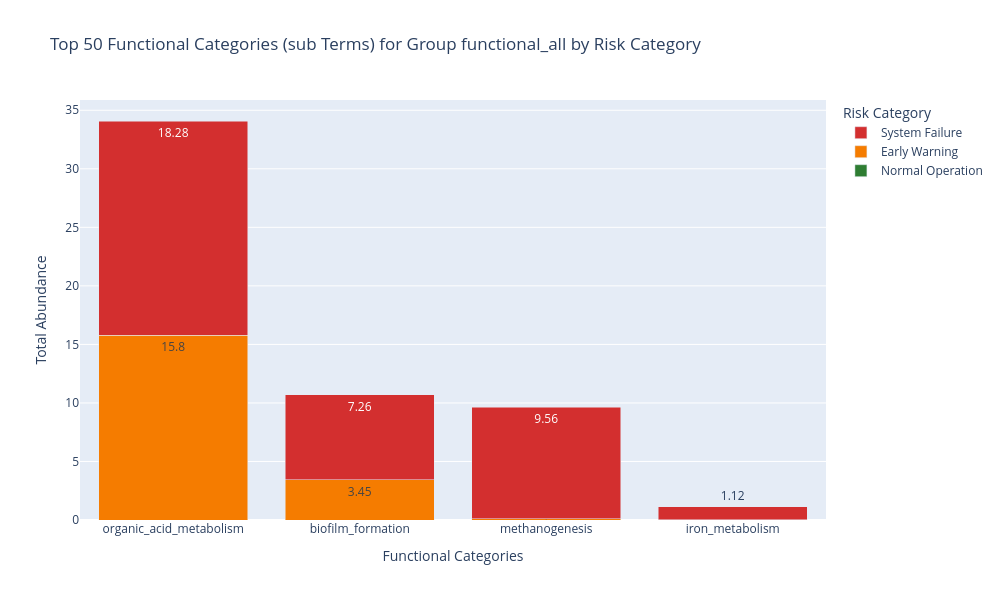

Notebook cell for this chart:
### Code cell
fig = plot_functional_distribution(functional_all, "functional_all")

fun_path = data_visual / "11_func.png"
plt.savefig(str(fun_path), dpi=300, bbox_inches='tight')
fig.show()

### Figure 1 — Plotly figure (JSON) as saved in the notebook; plotly's stock layout.template omitted (floating-point values rounded to 4 significant figures)
{"data": [{"marker": {"color": "#2E7D32"}, "name": "Normal Operation", "text": [0.0, 0.0, 0.0, 0.0], "textposition": "auto", "type": "bar", "x": ["organic_acid_metabolism", "biofilm_formation", "methanogenesis", "iron_metabolism"], "y": [0.0, 0.0, 0.0, 0.0]}, {"marker": {"color": "#F57C00"}, "name": "Early Warning", "text": [15.8, 3.45, 0.09, 0.01], "textposition": "auto", "type": "bar", "x": ["organic_acid_metabolism", "biofilm_formation", "methanogenesis", "iron_metabolism"], "y": [15.8, 3.446, 0.08713, 0.01351]}, {"marker": {"color": "#D32F2F"}, "name": "System Failure", "text": [18.28, 7.26, 9.56, 1.12], "textposition": "auto", "type": "bar", "x": ["organic_acid_metabolism", "biofilm_formation", "methanogenesis", "iron_metabolism"], "y": [18.28, 7.259, 9.563, 1.124]}], "layout": {"barmode": "stack", "height": 600, "hovermode": "x", "legend": {"title": {"text": "Risk Category"}}, "title": {"text": "Top 50 Functional Categories (sub Terms) for Group functional_all by Risk Category"}, "width": 1000, "xaxis": {"title": {"text": "Functional Categories"}}, "yaxis": {"title": {"text": "Total Abundance"}}}}
